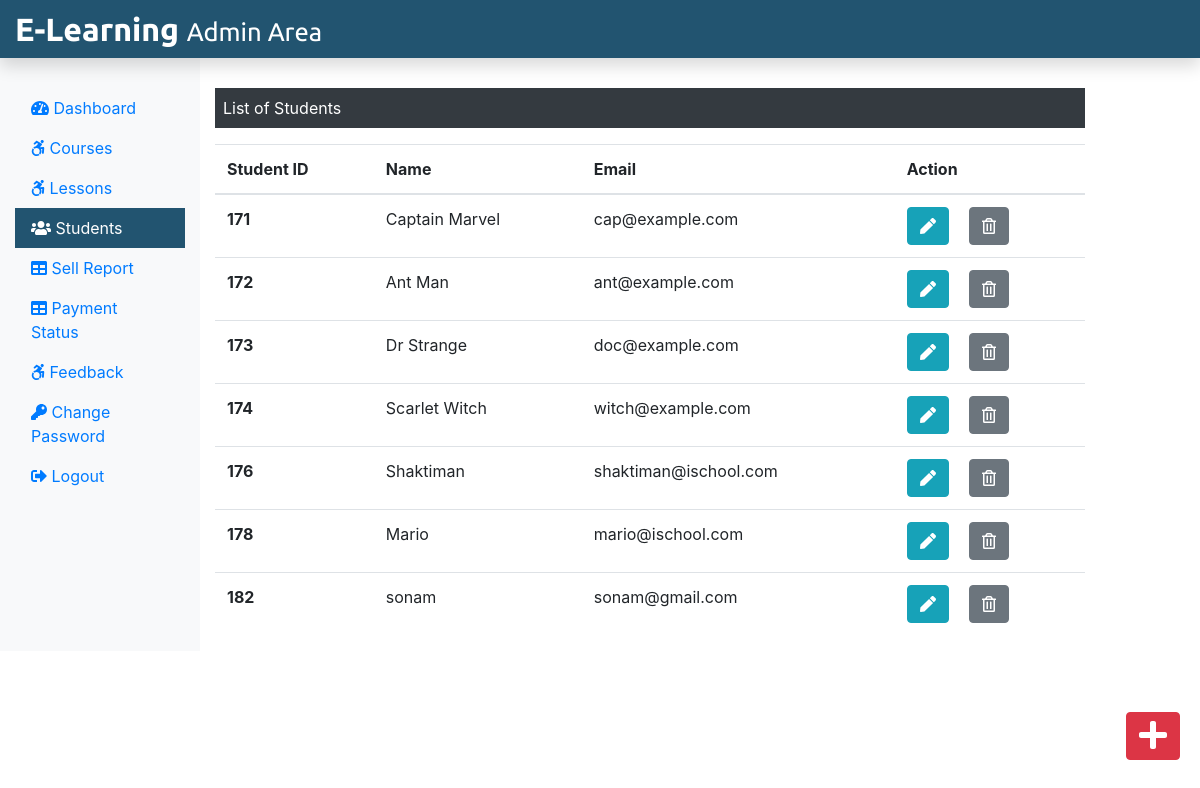
Screenshot of /Admin/students.php (signed in) with the database file from the repository.
### tables this page shows
CREATE TABLE `student` (
  `stu_id` int(11) NOT NULL,
  `stu_name` varchar(255) NOT NULL,
  `stu_email` varchar(255) NOT NULL,
  `stu_pass` varchar(255) NOT NULL,
  `stu_occ` varchar(255) NOT NULL,
  `stu_img` text NOT NULL
);

### Admin/students.php (the view, shortened to what this page needs)
<?php
include('./adminInclude/header.php');
include('../dbConnection.php');
?>
  <div class="col-sm-9 mt-5">
    <p class=" bg-dark text-white p-2">List of Students</p>
    <?php
      $sql = "SELECT * FROM student";
      $result = $conn->query($sql);
      if($result->num_rows > 0){
       echo '<table class="table">
       <thead>
        <tr>
         <th scope="col">Student ID</th>
         <th scope="col">Name</th>
         <th scope="col">Email</th>
         <th scope="col">Action</th>
        </tr>
       </thead>
       <tbody>';
        while($row = $result->fetch_assoc()){
          echo '<tr>';
          echo '<th scope="row">'.$row["stu_id"].'</th>';
          echo '<td>'. $row["stu_name"].'</td>';
          echo '<td>'.$row["stu_email"].'</td>';
          echo '<td><form action="editstudent.php" method="POST" class="d-inline"> <input type="hidden" name="id" value='. $row["stu_id"] .'><button type="submit" class="btn btn-info mr-3" name="view" value="View"><i class="fas fa-pen"></i></button></form>
          <form action="" method="POST" class="d-inline"><input type="hidden" name="id" value='. $row["stu_id"] .'><button type="submit" class="btn btn-secondary" name="delete" value="Delete"><i class="far fa-trash-alt"></i></button></form></td>
         </tr>';
        }
        echo '</tbody>
        </table>';
      } else {
        echo "0 Result";
      }
     ?>
  </div>
 </div>
 <div><a class="btn btn-danger box" href="addnewstudent.php"><i class="fas fa-plus fa-2x"></i></a></div>
</div>
<?php
include('./adminInclude/footer.php');
?>

### css/adminstyle.css (style rules this page uses)
.box { position: fixed; bottom: 10px; right: 20px; margin-bottom: 30px; }

### rows the page displays
student: stu_id "171", stu_name "Captain Marvel", stu_email "cap@example.com"
student: stu_id "172", stu_name "Ant Man", stu_email "ant@example.com"
student: stu_id "173", stu_name "Dr Strange", stu_email "doc@example.com"
student: stu_id "174", stu_name "Scarlet Witch", stu_email "witch@example.com"
student: stu_id "176", stu_name "Shaktiman", stu_email "shaktiman@ischool.com"
student: stu_id "178", stu_name "Mario", stu_email "mario@ischool.com"
student: stu_id "182", stu_name "sonam", stu_email "sonam@gmail.com"
